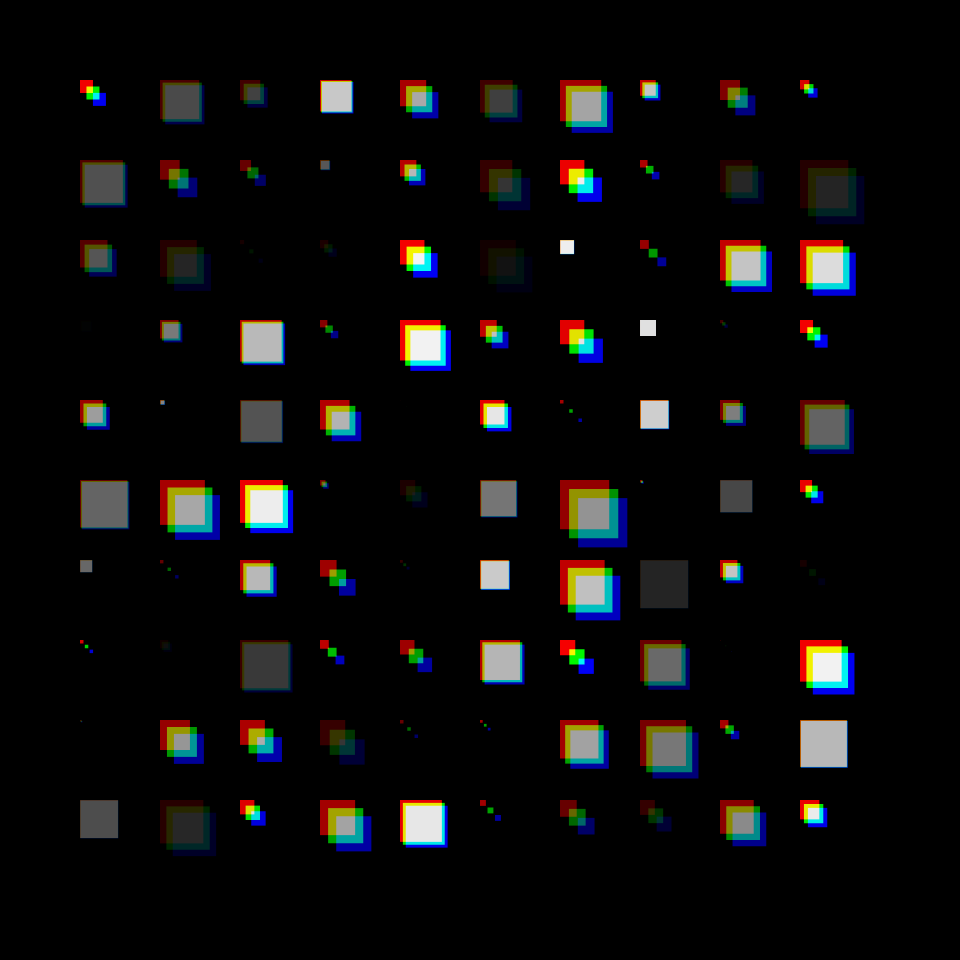
Frame 1 (no input)
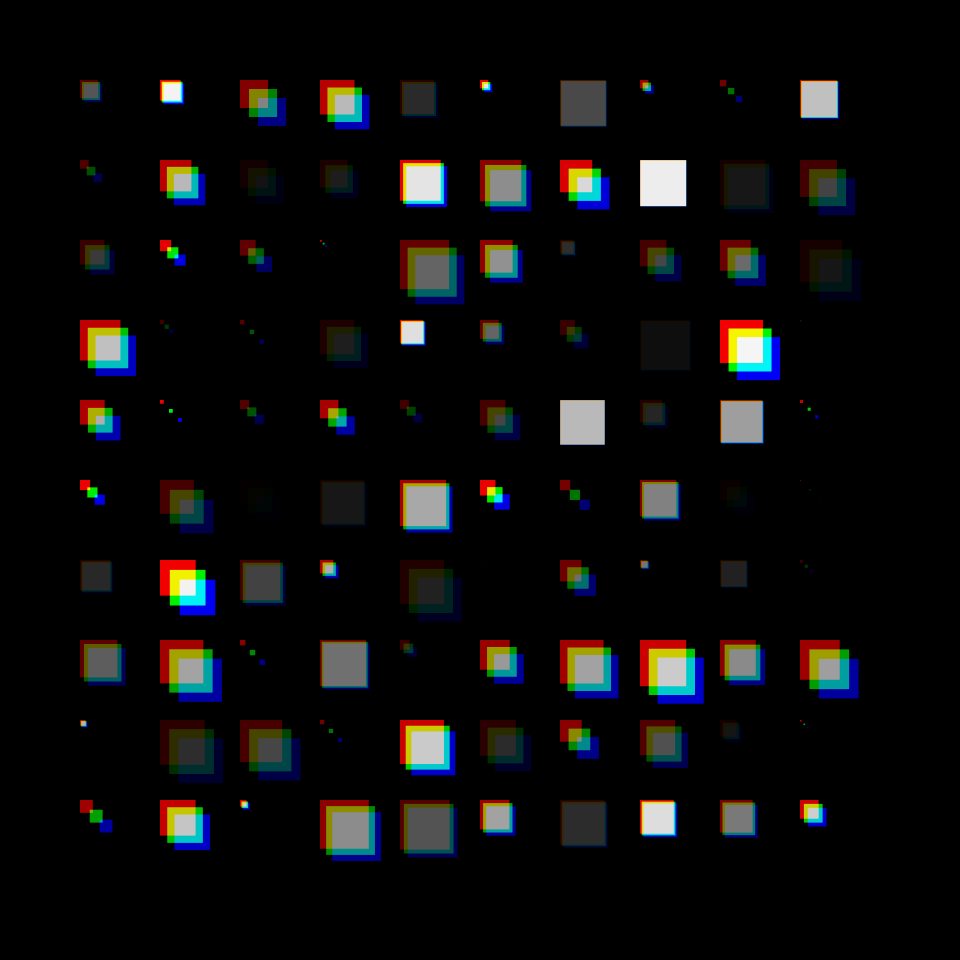
Frame 60 (the mouse pressed at the canvas centre just before this capture)
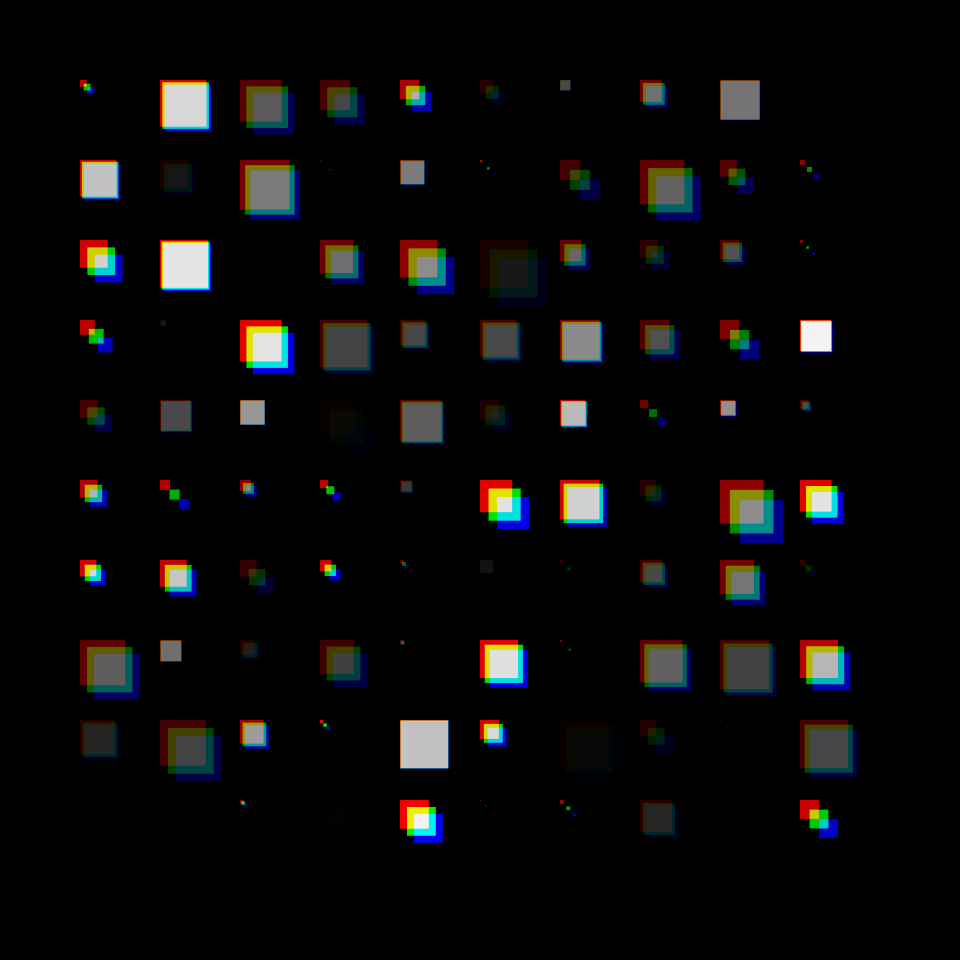
Frame 120 (the mouse held since frame 60 and released just before this capture)

The Processing sketch that drew these frames (run headless with seeded random() and noise(); from frame 60 on, the mouse is pressed at the canvas centre):

// Processing sketch: Full_of_Squares
// ── Full_of_Squares.pde
final  int  WIN_WIDTH    =  800;
final  int  WIN_HEIGHT   =  800;

final  int  GRID_X_SIZE    =  10;
final  int  GRID_Y_SIZE    =  10;
final  int  GRID_X_OFFSET  =  80;
final  int  GRID_Y_OFFSET  =  80;
final  int  GRID_CELL_SIZE =  80;

final  int  squareOffsetMAX     =  10;
final  int  squareSizeMAX       =  50;


void  settings() {
  size( WIN_WIDTH + GRID_X_OFFSET * 2, WIN_HEIGHT + GRID_Y_OFFSET * 2 );
  //fullScreen();
}

void  setup()  {
  blendMode  ( ADD );
}


boolean freeze_screen = false;

void  draw()  {
  
  if ( !freeze_screen ) {
  background ( 0 );
  //text( "Type 'f' to freeze screen animation", 5, 15 );

  int i = 0;
  while ( i < GRID_X_SIZE )  {
//  println("");
//  print( i + "  " );

    int j = 0;
    while ( j < GRID_Y_SIZE )  {
//    print( j + " " );
    
float  squareOffset  =  random( squareOffsetMAX );
float  squareSize    =  random( squareSizeMAX   );
float  myCol         =  random( 255 );

      int    posX = i * GRID_CELL_SIZE;
      int    posY = j * GRID_CELL_SIZE;

      fill( myCol,   0,   0 );
      rect( posX + squareOffset * 0 + GRID_X_OFFSET, posY + squareOffset * 0 + GRID_Y_OFFSET, squareSize, squareSize );
    
      fill(   0, myCol,   0 );
      rect( posX + squareOffset * 1 + GRID_X_OFFSET, posY + squareOffset * 1 + GRID_Y_OFFSET, squareSize, squareSize );

      fill(   0,   0, myCol );
      rect( posX + squareOffset * 2 + GRID_X_OFFSET, posY + squareOffset * 2 + GRID_Y_OFFSET, squareSize, squareSize );
    
      j = j + 1;
    }
  
    i = i + 1;
  }
  }
}

void  keyPressed  ()  {
  if ( key == ESC )  {
    stop();
  }

  if ( key == 'f' || key =='F' ) {
    freeze_screen = !freeze_screen;
  }
}

//
